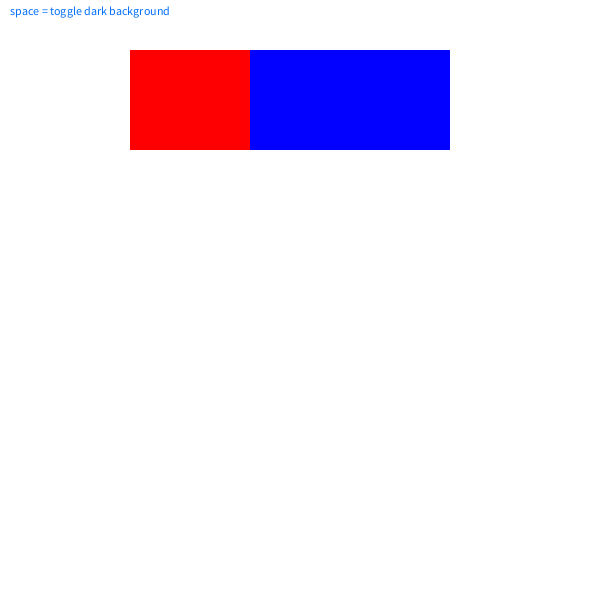
Frame 1 (no input)
Frame 60 (the mouse pressed at the canvas centre just before this capture): identical to frame 1, image omitted
Frame 120 (the mouse held since frame 60 and released just before this capture): identical to frame 1, image omitted

The Processing sketch that drew this single still picture (run headless with seeded random() and noise(); from frame 60 on, the mouse is pressed at the canvas centre):

// Processing sketch: PaletteBook
// ── PaletteBook.pde
color backGCol;
ArrayList<Palette> palettes;

void setup(){
  size(600, 600);
  backGCol = color(255);
  palettes = new ArrayList<Palette>();
  
  Palette palette = new Palette(50, 50, 200, 100);
  palette.addColor(new ColorBlock(color(255, 0, 2), 40));
  palette.addColor(new ColorBlock(color(2, 0, 255), 60));
  
  palettes.add(palette);
  
}

void draw(){
  background(backGCol);
  for(Palette pal : palettes){
    pal.display();
  }
  instructionText();
}

void instructionText(){
  fill(#006EFA);
  text("space = toggle dark background", 10, 15);
} 

void keyPressed(){
  if(key == ' '){
    if(backGCol == color(255)){
      backGCol = (color(0));
    }
    else{
      backGCol = color(255);
    }
  }
}

// ── ColorBlock.pde
public class ColorBlock{
  
  color col;
  int size;
  
  public ColorBlock(color col_, int size_){
    col = col_;
    size = size_;
  }
  
  void display(float w, float h){
    fill(col);
    noStroke();
    
    rect(0, 0, w, h);
  }
  
  void display(float x, float y, float w, float h){
    fill(col);
    noStroke();
    
    rect(x, y, w, h);
  }
}

// ── Palette.pde
public class Palette{
  
  ArrayList<ColorBlock> colorBlocks;
  float x, y;
  float w, h;
  
  public Palette(float x_, float y_, float w_, float h_){
    colorBlocks = new ArrayList<ColorBlock>();
    x = x_;
    y = y_;
    w = w_;
    h = h_;
  }
  
  void addColor(ColorBlock cBlock){
    colorBlocks.add(cBlock);
  }
  
  void display(){
    pushMatrix();
    translate(x, y);
    for(ColorBlock cBlock : colorBlocks){
      translate((cBlock.size) * (w / 100), 0);
      cBlock.display(w, h);
    }
    popMatrix();
  }
  
}
